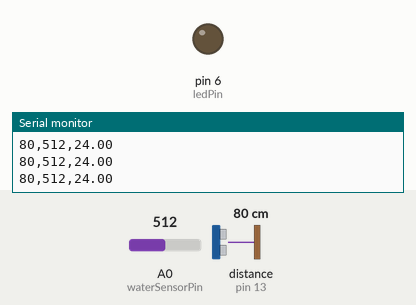
The sketch below on a simulated Arduino Uno, built with avr-gcc and run on an emulated ATmega328P. Shown: output pins drawn as LEDs (lit = HIGH), the last lines printed to the serial monitor. The inputs (shaded band) are chosen by the test bench; at power-on: distance to the obstacle (sensor on pin 13) 80 cm, A0 (waterSensorPin) = 512. The echo pulse lasts 58.3 µs per cm.

Above: at 1.8 s.
1.9 s: distance to the obstacle (sensor on pin 13) set to 6 cm
3.4 s: distance to the obstacle (sensor on pin 13) set to 3 cm
At 4.3 s:
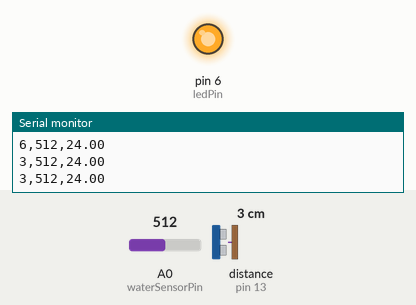
5.0 s: distance to the obstacle (sensor on pin 13) set to 9 cm
At 5.6 s:
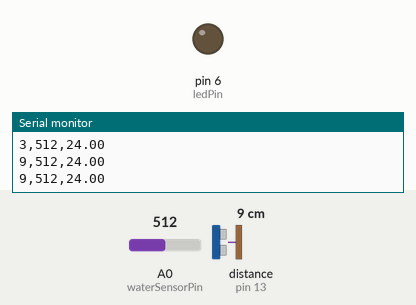
6.5 s: distance to the obstacle (sensor on pin 13) set to 2 cm
At 6.9 s:
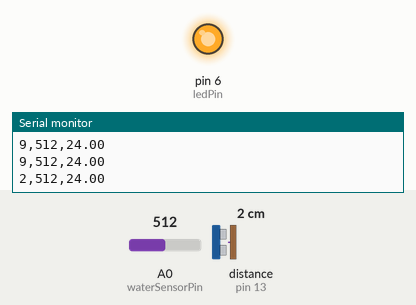
Timing chart, 0 to 9.0 s (numbered marks = the images above; inputs shaded):
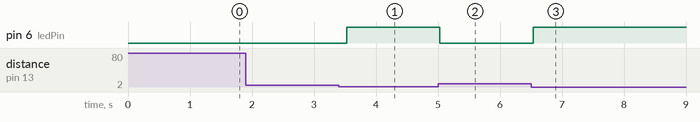

The sketch:

Ultrasonic.ino
```cpp
#include "DHT.h"
#include <Ultrasonic.h>

#define trigPin 12
#define echoPin 13
#define ledPin 6
#define DHTTYPE DHT11
#define DHTPin 7

//DHT dht(DHTPin, DHTTYPE);
Ultrasonic ultrasonic(trigPin, echoPin);
int distance;

int waterSensorPin = A0;

void setup() {
  Serial.begin(9600);
  //Serial.println(F("DHTxx test!"));

  pinMode(ledPin, OUTPUT);

  //dht.begin();
}

void loop() {
  delay(500);

  // Distance
  distance = ultrasonic.read();

  if(distance < 5) {
    digitalWrite(ledPin, HIGH);
  } else {
    digitalWrite(ledPin, LOW);
  }

  // Water level
  int sensorValue = analogRead(waterSensorPin);


  if(distance < 5) {
    digitalWrite(ledPin, HIGH);
  } else {
    digitalWrite(ledPin, LOW);
  }


  // Temperature
  //float t = dht.readTemperature();
  float t = 24.0;

  Serial.print(distance);
  Serial.print(",");
  Serial.print(sensorValue);
  Serial.print(",");
  Serial.println(t);
}
```

Measured:
- the behaviour switches between 5 and 4 cm on distance to the obstacle (sensor on pin 13) (found by bisection; images 0 and 1)
- after the input at 3.4 s, pin 6 (ledPin): LOW → HIGH after 0.12 s
- after the input at 5.0 s, pin 6 (ledPin): HIGH → LOW at once
- after the input at 6.5 s, pin 6 (ledPin): LOW → HIGH at once
